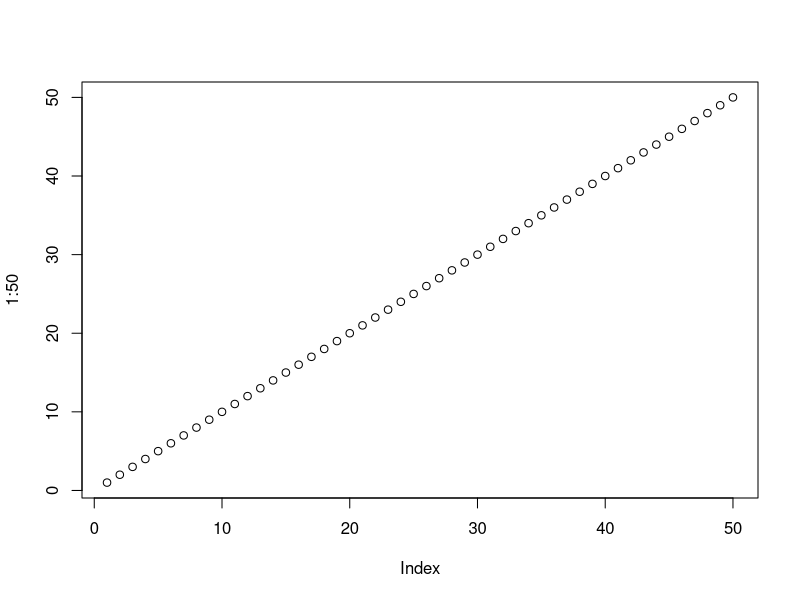

This chart was generated by the following R code:
#Noah Greski and Andrew Jop

#testing plots
plot(1:50)

#testing operators and printing
a <- 10
b <- 5
c <- 40

#2nd assignment takes precedence
b<-30

print (a + b - c)
